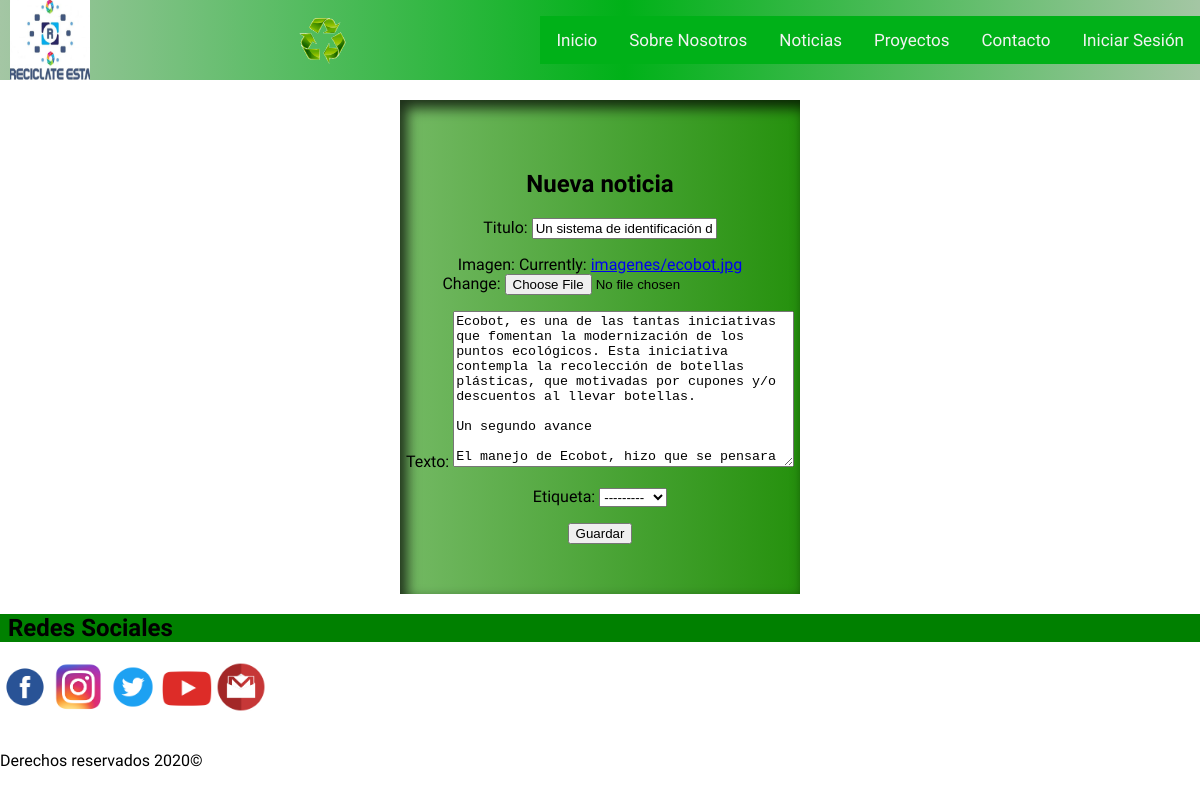
/noticia/4/editar/, run on an earlier commit of the app's database.
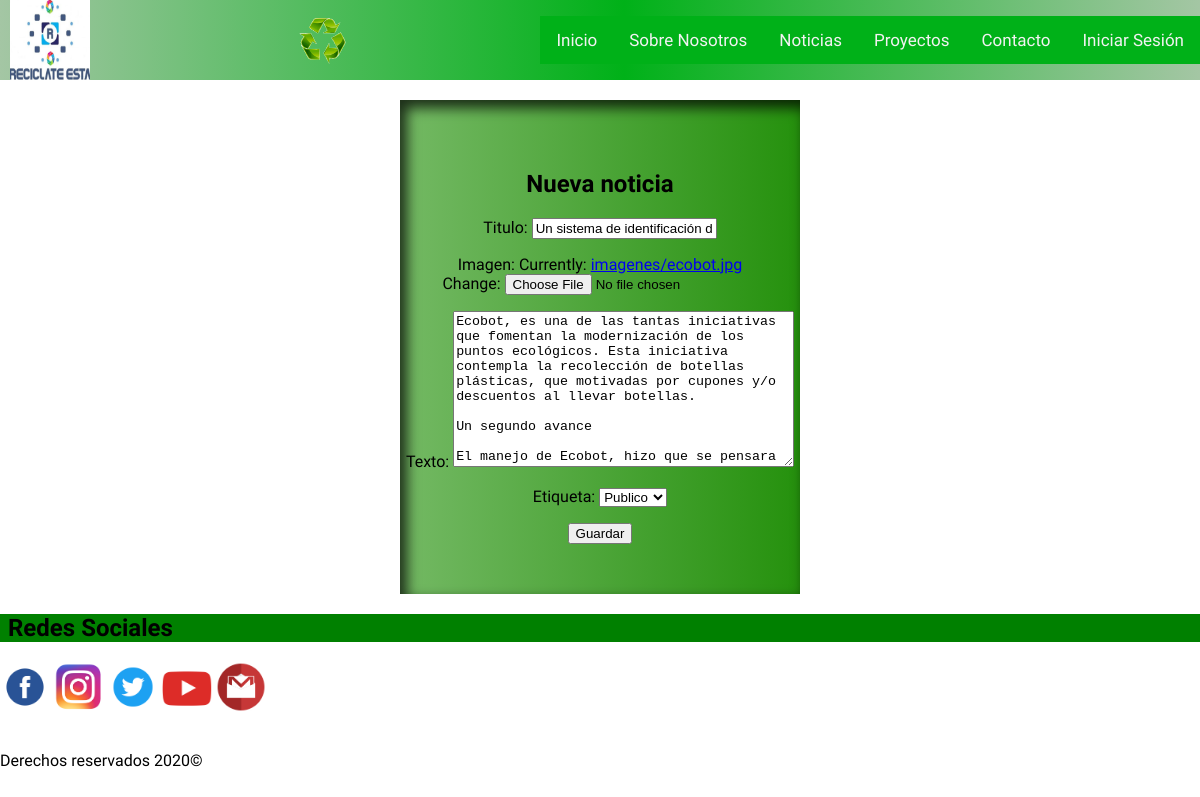
And on a later commit of the database.
### noticias/models.py (models this page shows, shortened)
class Noticias(models.Model):
    autor = models.ForeignKey('auth.User', on_delete=models.CASCADE)
    titulo = models.CharField(max_length=200)
    imagen = models.ImageField(upload_to="imagenes", null=True)
    texto = models.TextField()
    etiqueta = models.IntegerField(choices=etiquetas)
    fecha_creacion = models.DateTimeField(
            default=timezone.now)
    fecha_publicacion = models.DateTimeField(
            blank=True, null=True)
    class Meta:
        permissions = (
            ('editor',_('Es editor')),
            ('lector',_('Es lector')),
        )

### noticias/views.py (the view)
# urls.py: path('noticia/<int:pk>/editar/', views.editar_noticia, name='editar_noticia'),
def editar_noticia(request, pk):
    noticia = get_object_or_404(Noticias, pk=pk)
    if request.method == "POST":
        formNoti = FormularioNoticia(request.POST, request.FILES, instance=noticia)
        if formNoti.is_valid():
            noticia = formNoti.save(commit=False)
            noticia.author = request.user
            noticia.published_date = timezone.now()
            noticia.save()
            return redirect('noticia_completa', pk=noticia.pk)
    else:
        formNoti = FormularioNoticia(instance=noticia)
        return render(request, 'noticias/editar_noticia.html', {'formNoti': formNoti})

### noticias/forms.py
class FormularioNoticia(forms.ModelForm):
    class Meta:
        model = Noticias
        fields = ('titulo', 'imagen', 'texto', 'etiqueta',)

### noticias/templates/noticias/editar_noticia.html
{% extends 'noticias/base.html' %}
{% block content %}
<section class="row main">
    <div class="col-xs-12 col-md-4 center-xs contacto">
        <h2>Nueva noticia</h2>
        <form method="POST" class="post-form" enctype="multipart/form-data">{% csrf_token %}
            {{ formNoti.as_p }}
            <button type="submit" class="save btn btn-default">Guardar</button>
        </form>
    </div>
</section>
{% endblock %}

What changed in the data, as far as the page shows it:
changed Noticias "Un sistema de identificación de residuos interactivo": etiqueta "---------" → "Publico"
